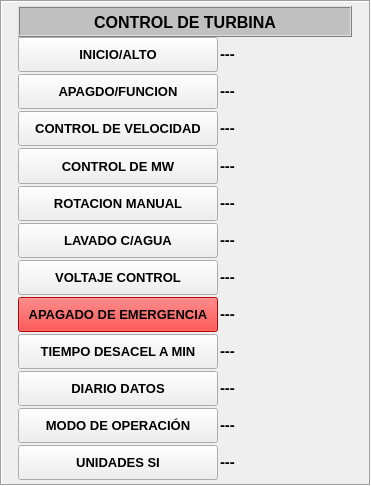
   <widget class="QFrame" name="Contro_Turbina">
    <property name="geometry">
     <rect>
      <x>680</x>
      <y>445</y>
      <width>371</width>
      <height>461</height>
     </rect>
    </property>
    <property name="styleSheet">
     <string notr="true">background-color: none;</string>
    </property>
    <property name="frameShape">
     <enum>QFrame::Box</enum>
    </property>
    <property name="frameShadow">
     <enum>QFrame::Sunken</enum>
    </property>
    <layout class="QGridLayout" name="gridLayout_10">
     <property name="margin">
      <number>4</number>
     </property>
     <property name="spacing">
      <number>0</number>
     </property>
     <item row="0" column="0">
      <layout class="QVBoxLayout" name="verticalLayout_9">
       <item>
        <widget class="QFrame" name="frame_8">
         <property name="minimumSize">
          <size>
           <width>0</width>
           <height>31</height>
          </size>
         </property>
         <property name="maximumSize">
          <size>
           <width>16777215</width>
           <height>31</height>
          </size>
         </property>
         <property name="styleSheet">
          <string notr="true">background-color: rgb(192, 192, 192);</string>
         </property>
         <property name="frameShape">
          <enum>QFrame::Box</enum>
         </property>
         <property name="frameShadow">
          <enum>QFrame::Raised</enum>
         </property>
         <layout class="QGridLayout" name="gridLayout_9">
          <property name="margin">
           <number>2</number>
          </property>
          <property name="spacing">
           <number>0</number>
          </property>
          <item row="0" column="0">
           <widget class="QLabel" name="label_11">
            <property name="minimumSize">
             <size>
              <width>0</width>
              <height>25</height>
             </size>
            </property>
            <property name="maximumSize">
             <size>
              <width>16777215</width>
              <height>25</height>
             </size>
            </property>
            <property name="font">
             <font>
              <pointsize>12</pointsize>
              <weight>75</weight>
              <bold>true</bold>
             </font>
            </property>
            <property name="text">
             <string>CONTROL DE TURBINA</string>
            </property>
            <property name="alignment">
             <set>Qt::AlignCenter</set>
            </property>
           </widget>
          </item>
         </layout>
        </widget>
       </item>
       <item>
        <layout class="QVBoxLayout" name="verticalLayout_8">
         <property name="spacing">
          <number>2</number>
         </property>
         <item>
          <layout class="QHBoxLayout" name="horizontalLayout_38">
           <item>
            <widget class="QPushButton" name="btnCT01">
             <property name="minimumSize">
              <size>
               <width>200</width>
               <height>35</height>
              </size>
             </property>
             <property name="maximumSize">
              <size>
               <width>200</width>
               <height>35</height>
              </size>
             </property>
             <property name="font">
              <font>
               <pointsize>10</pointsize>
               <weight>75</weight>
               <bold>true</bold>
              </font>
             </property>
             <property name="text">
              <string>INICIO/ALTO</string>
             </property>
            </widget>
           </item>
           <item>
            <widget class="QLabel" name="lbCTCampo01">
             <property name="minimumSize">
              <size>
               <width>132</width>
               <height>22</height>
              </size>
             </property>
             <property name="maximumSize">
              <size>
               <width>132</width>
               <height>22</height>
              </size>
             </property>
             <property name="font">
              <font>
               <pointsize>11</pointsize>
               <weight>75</weight>
               <bold>true</bold>
              </font>
             </property>
             <property name="text">
              <string>---</string>
             </property>
            </widget>
           </item>
          </layout>
         </item>
         <item>
          <layout class="QHBoxLayout" name="horizontalLayout_37">
           <item>
            <widget class="QPushButton" name="btnCT02">
             <property name="minimumSize">
              <size>
               <width>200</width>
               <height>35</height>
              </size>
             </property>
             <property name="maximumSize">
              <size>
               <width>200</width>
               <height>35</height>
              </size>
             </property>
             <property name="font">
              <font>
               <pointsize>10</pointsize>
               <weight>75</weight>
               <bold>true</bold>
              </font>
             </property>
             <property name="text">
              <string>APAGDO/FUNCION</string>
             </property>
            </widget>
           </item>
           <item>
            <widget class="QLabel" name="lbCTCampo02">
             <property name="minimumSize">
              <size>
               <width>132</width>
               <height>22</height>
              </size>
             </property>
             <property name="maximumSize">
              <size>
               <width>132</width>
               <height>22</height>
              </size>
             </property>
             <property name="font">
              <font>
               <pointsize>11</pointsize>
               <weight>75</weight>
               <bold>true</bold>
              </font>
             </property>
             <property name="text">
              <string>---</string>
             </property>
            </widget>
           </item>
          </layout>
         </item>
         <item>
          <layout class="QHBoxLayout" name="horizontalLayout_36">
           <item>
            <widget class="QPushButton" name="btnCT03">
             <property name="minimumSize">
              <size>
               <width>200</width>
               <height>35</height>
              </size>
             </property>
             <property name="maximumSize">
              <size>
               <width>200</width>
               <height>35</height>
              </size>
             </property>
             <property name="font">
              <font>
               <pointsize>10</pointsize>
               <weight>75</weight>
               <bold>true</bold>
              </font>
             </property>
             <property name="text">
              <string>CONTROL DE VELOCIDAD</string>
             </property>
            </widget>
           </item>
           <item>
            <widget class="QLabel" name="lbCTCampo03">
             <property name="minimumSize">
              <size>
               <width>132</width>
               <height>22</height>
              </size>
             </property>
             <property name="maximumSize">
              <size>
               <width>132</width>
               <height>22</height>
              </size>
             </property>
             <property name="font">
              <font>
               <pointsize>11</pointsize>
               <weight>75</weight>
               <bold>true</bold>
              </font>
             </property>
             <property name="text">
              <string>---</string>
             </property>
            </widget>
           </item>
          </layout>
         </item>
         <item>
          <layout class="QHBoxLayout" name="horizontalLayout_35">
           <item>
            <widget class="QPushButton" name="btnCT04">
             <property name="minimumSize">
              <size>
               <width>200</width>
               <height>36</height>
              </size>
             </property>
             <property name="maximumSize">
              <size>
               <width>200</width>
               <height>36</height>
              </size>
             </property>
             <property name="font">
              <font>
               <pointsize>10</pointsize>
               <weight>75</weight>
               <bold>true</bold>
              </font>
             </property>
             <property name="text">
              <string>CONTROL DE MW</string>
             </property>
            </widget>
           </item>
           <item>
            <widget class="QLabel" name="lbCTCampo04">
             <property name="minimumSize">
              <size>
               <width>132</width>
               <height>22</height>
              </size>
             </property>
             <property name="maximumSize">
              <size>
               <width>132</width>
               <height>22</height>
              </size>
             </property>
             <property name="font">
              <font>
               <pointsize>11</pointsize>
               <weight>75</weight>
               <bold>true</bold>
              </font>
             </property>
             <property name="text">
              <string>---</string>
             </property>
            </widget>
           </item>
          </layout>
         </item>
         <item>
          <layout class="QHBoxLayout" name="horizontalLayout_34">
           <item>
            <widget class="QPushButton" name="btnCT05">
             <property name="minimumSize">
              <size>
               <width>200</width>
               <height>35</height>
              </size>
             </property>
             <property name="maximumSize">
              <size>
               <width>200</width>
               <height>35</height>
              </size>
             </property>
             <property name="font">
              <font>
               <pointsize>10</pointsize>
               <weight>75</weight>
               <bold>true</bold>
              </font>
             </property>
             <property name="text">
              <string>ROTACION MANUAL</string>
             </property>
            </widget>
           </item>
           <item>
            <widget class="QLabel" name="lbCTCampo05">
             <property name="minimumSize">
              <size>
               <width>132</width>
               <height>22</height>
              </size>
             </property>
             <property name="maximumSize">
              <size>
               <width>132</width>
               <height>22</height>
              </size>
             </property>
             <property name="font">
              <font>
               <pointsize>11</pointsize>
               <weight>75</weight>
               <bold>true</bold>
              </font>
             </property>
             <property name="text">
              <string>---</string>
             </property>
            </widget>
           </item>
          </layout>
         </item>
         <item>
          <layout class="QHBoxLayout" name="horizontalLayout_33">
           <item>
            <widget class="QPushButton" name="btnCT06">
             <property name="minimumSize">
              <size>
               <width>200</width>
               <height>35</height>
              </size>
             </property>
             <property name="maximumSize">
              <size>
               <width>200</width>
               <height>35</height>
              </size>
             </property>
             <property name="font">
              <font>
               <pointsize>10</pointsize>
               <weight>75</weight>
               <bold>true</bold>
              </font>
             </property>
             <property name="text">
              <string>LAVADO C/AGUA</string>
             </property>
            </widget>
           </item>
           <item>
            <widget class="QLabel" name="lbCTCampo06">
             <property name="minimumSize">
              <size>
               <width>132</width>
               <height>22</height>
              </size>
             </property>
             <property name="maximumSize">
              <size>
               <width>132</width>
               <height>22</height>
              </size>
             </property>
             <property name="font">
              <font>
               <pointsize>11</pointsize>
               <weight>75</weight>
               <bold>true</bold>
              </font>
             </property>
             <property name="text">
              <string>---</string>
             </property>
            </widget>
           </item>
          </layout>
         </item>
         <item>
          <layout class="QHBoxLayout" name="horizontalLayout_32">
           <item>
            <widget class="QPushButton" name="btnCT07">
             <property name="minimumSize">
              <size>
               <width>200</width>
               <height>35</height>
              </size>
             </property>
             <property name="maximumSize">
              <size>
               <width>200</width>
               <height>35</height>
              </size>
             </property>
             <property name="font">
              <font>
               <pointsize>10</pointsize>
               <weight>75</weight>
               <bold>true</bold>
              </font>
             </property>
             <property name="text">
              <string>VOLTAJE CONTROL</string>
             </property>
            </widget>
           </item>
           <item>
            <widget class="QLabel" name="lbCTCampo07">
             <property name="minimumSize">
              <size>
               <width>132</width>
               <height>22</height>
              </size>
             </property>
             <property name="maximumSize">
              <size>
               <width>132</width>
               <height>22</height>
              </size>
             </property>
             <property name="font">
              <font>
               <pointsize>11</pointsize>
               <weight>75</weight>
               <bold>true</bold>
              </font>
             </property>
             <property name="text">
              <string>---</string>
             </property>
            </widget>
           </item>
          </layout>
         </item>
         <item>
          <layout class="QHBoxLayout" name="horizontalLayout_31">
           <item>
            <widget class="QPushButton" name="btnCT08">
             <property name="minimumSize">
              <size>
               <width>200</width>
               <height>35</height>
              </size>
             </property>
             <property name="maximumSize">
              <size>
               <width>200</width>
               <height>35</height>
              </size>
             </property>
             <property name="font">
              <font>
               <pointsize>10</pointsize>
               <weight>75</weight>
               <bold>true</bold>
              </font>
             </property>
             <property name="styleSheet">
              <string notr="true">background-color: rgb(255, 0, 0);
alternate-background-color: rgb(255, 0, 0);</string>
             </property>
             <property name="text">
              <string>APAGADO DE EMERGENCIA</string>
             </property>
            </widget>
           </item>
           <item>
            <widget class="QLabel" name="lbCTCampo08">
             <property name="minimumSize">
              <size>
               <width>132</width>
               <height>22</height>
              </size>
             </property>
             <property name="maximumSize">
              <size>
               <width>132</width>
               <height>22</height>
              </size>
             </property>
             <property name="font">
              <font>
               <pointsize>11</pointsize>
               <weight>75</weight>
               <bold>true</bold>
              </font>
             </property>
             <property name="text">
              <string>---</string>
             </property>
            </widget>
           </item>
          </layout>
         </item>
         <item>
          <layout class="QHBoxLayout" name="horizontalLayout_30">
           <item>
            <widget class="QPushButton" name="btnCT09">
             <property name="minimumSize">
              <size>
               <width>200</width>
               <height>35</height>
              </size>
             </property>
             <property name="maximumSize">
              <size>
               <width>200</width>
               <height>35</height>
              </size>
             </property>
             <property name="font">
              <font>
               <pointsize>10</pointsize>
               <weight>75</weight>
               <bold>true</bold>
              </font>
             </property>
             <property name="text">
              <string>TIEMPO DESACEL A MIN</string>
             </property>
            </widget>
           </item>
           <item>
            <widget class="QLabel" name="lbCTCampo09">
             <property name="minimumSize">
              <size>
               <width>132</width>
               <height>22</height>
              </size>
             </property>
             <property name="maximumSize">
              <size>
               <width>132</width>
               <height>22</height>
              </size>
             </property>
             <property name="font">
              <font>
               <pointsize>11</pointsize>
               <weight>75</weight>
               <bold>true</bold>
              </font>
             </property>
             <property name="text">
              <string>---</string>
             </property>
            </widget>
           </item>
          </layout>
         </item>
         <item>
          <layout class="QHBoxLayout" name="horizontalLayout_29">
           <item>
            <widget class="QPushButton" name="btnCT10">
             <property name="minimumSize">
              <size>
               <width>200</width>
               <height>35</height>
              </size>
             </property>
             <property name="maximumSize">
              <size>
               <width>200</width>
               <height>35</height>
              </size>
             </property>
             <property name="font">
              <font>
               <pointsize>10</pointsize>
               <weight>75</weight>
               <bold>true</bold>
              </font>
             </property>
             <property name="text">
              <string>DIARIO DATOS</string>
             </property>
            </widget>
           </item>
           <item>
            <widget class="QLabel" name="lbCTCampo10">
             <property name="minimumSize">
              <size>
               <width>132</width>
               <height>22</height>
              </size>
             </property>
             <property name="maximumSize">
              <size>
               <width>132</width>
               <height>22</height>
              </size>
             </property>
             <property name="font">
              <font>
               <pointsize>11</pointsize>
               <weight>75</weight>
               <bold>true</bold>
              </font>
             </property>
             <property name="text">
              <string>---</string>
             </property>
            </widget>
           </item>
          </layout>
         </item>
         <item>
          <layout class="QHBoxLayout" name="horizontalLayout_28">
           <item>
            <widget class="QPushButton" name="btnCT11">
             <property name="minimumSize">
              <size>
               <width>200</width>
               <height>35</height>
              </size>
             </property>
             <property name="maximumSize">
              <size>
               <width>200</width>
               <height>35</height>
              </size>
             </property>
             <property name="font">
              <font>
               <pointsize>10</pointsize>
               <weight>75</weight>
               <bold>true</bold>
              </font>
             </property>
             <property name="text">
              <string>MODO DE OPERACIÓN</string>
             </property>
            </widget>
           </item>
           <item>
            <widget class="QLabel" name="lbCTCampo11">
             <property name="minimumSize">
              <size>
               <width>132</width>
               <height>22</height>
              </size>
             </property>
             <property name="maximumSize">
              <size>
               <width>132</width>
               <height>22</height>
              </size>
             </property>
             <property name="font">
              <font>
               <pointsize>11</pointsize>
               <weight>75</weight>
               <bold>true</bold>
              </font>
             </property>
             <property name="text">
              <string>---</string>
             </property>
            </widget>
           </item>
          </layout>
         </item>
         <item>
          <layout class="QHBoxLayout" name="horizontalLayout_27">
           <item>
            <widget class="QPushButton" name="btnCT12">
             <property name="minimumSize">
              <size>
               <width>200</width>
               <height>35</height>
              </size>
             </property>
             <property name="maximumSize">
              <size>
               <width>200</width>
               <height>35</height>
              </size>
             </property>
             <property name="font">
              <font>
               <pointsize>10</pointsize>
               <weight>75</weight>
               <bold>true</bold>
              </font>
             </property>
             <property name="text">
              <string>UNIDADES SI</string>
             </property>
            </widget>
           </item>
           <item>
            <widget class="QLabel" name="lbCTCampo12">
             <property name="minimumSize">
              <size>
               <width>132</width>
               <height>22</height>
              </size>
             </property>
             <property name="maximumSize">
              <size>
               <width>132</width>
               <height>22</height>
              </size>
             </property>
             <property name="font">
              <font>
               <pointsize>11</pointsize>
               <weight>75</weight>
               <bold>true</bold>
              </font>
             </property>
             <property name="text">
              <string>---</string>
             </property>
            </widget>
           </item>
          </layout>
         </item>
        </layout>
       </item>
      </layout>
     </item>
    </layout>
   </widget>
